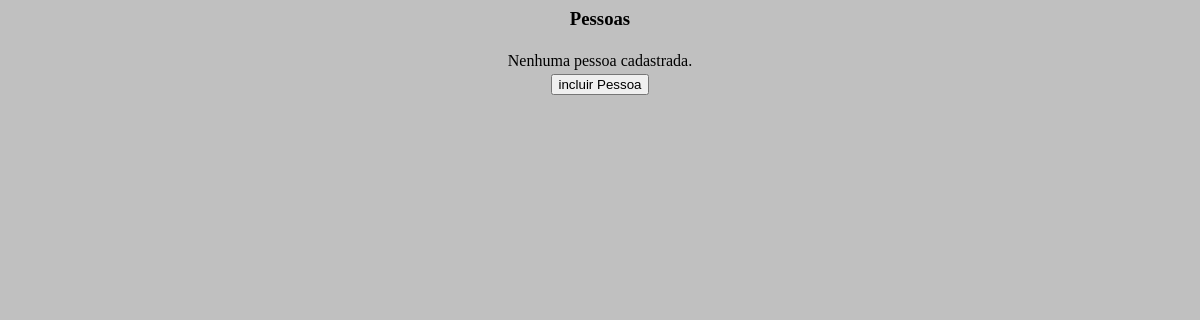
Before: /GroupFive-html/index.php with the older database file.
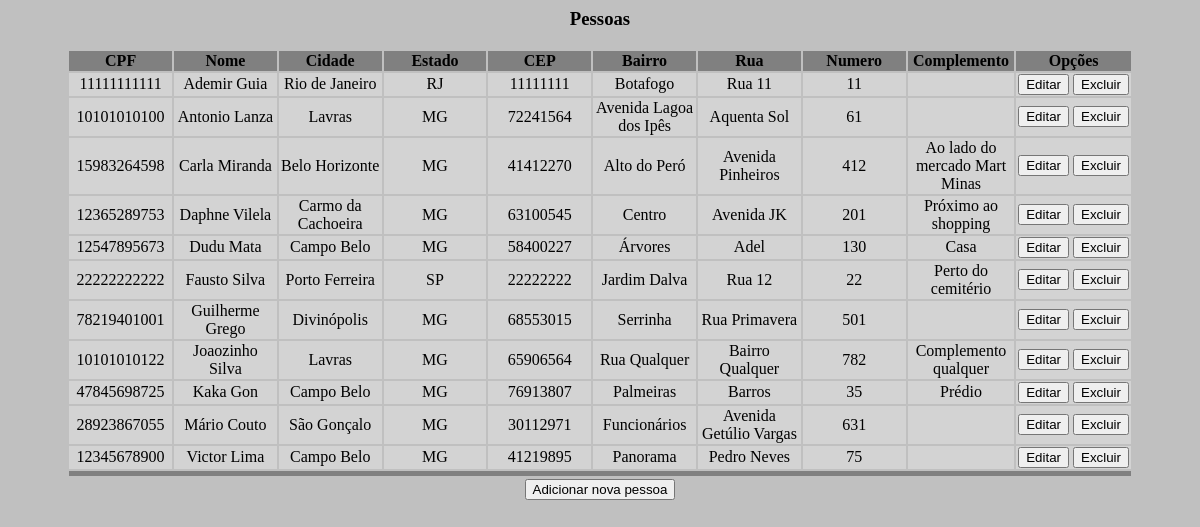
After: the same page with the newer database file.
### tables this page shows
CREATE TABLE Pessoa (
	idPessoa INT NOT NULL AUTO_INCREMENT,
	cpf CHAR(11) NOT NULL,
	primeiroNome VARCHAR(30) NOT NULL,
	sobrenome VARCHAR(70) NOT NULL,
	cidade VARCHAR(30) NOT NULL,
	estado CHAR(2) NOT NULL,
	cep CHAR(8) NOT NULL,
	bairro VARCHAR(30) NULL,
	rua VARCHAR(50) NOT NULL,
	numero INT UNSIGNED NOT NULL,
	complemento VARCHAR(30) NULL,
	PRIMARY KEY (idPessoa),
	UNIQUE INDEX cpf_UNIQUE (cpf ASC) VISIBLE
);

### GroupFive-html/index.php (the view, shortened to what this page needs)
<html>
<head><title>Logística de Vendas.</title></head>
<body>
<body style ="background-color:silver;">
<center><h3>Pessoas</h3></center>
<form name="form1" method="POST" action="form_incluir.php">
<table align="center" width="90%">
<?php
include("./config.php");
$con = mysqli_connect($host, $login, $senha, $bd);
$sql = "SELECT Pessoa.*
        FROM Pessoa
        ORDER BY primeiroNome";
$tabela = mysqli_query($con, $sql);
if(mysqli_num_rows($tabela)==0){
?>
  <tr><td align="center">Nenhuma pessoa cadastrada.</td></tr>
  <tr><td align="center"><input type="submit" value="incluir Pessoa"></td></tr>
<?php
}else{
?>
	<tr border="1" frame="hsides" rules="rows" bgcolor="grey">
                     <td width="9%" align="center"><b>CPF</b></td>
                     <td width="9%" align="center"><b>Nome</b></td>
                     <td width="9%" align="center"><b>Cidade</b></td>
                     <td width="9%" align="center"><b>Estado</b></td>
                     <td width="9%" align="center"><b>CEP</b></td>
                     <td width="9%" align="center"><b>Bairro</b></td>
                     <td width="9%" align="center"><b>Rua</b></td>
                     <td width="9%" align="center"><b>Numero</b></td>
                     <td width="9%" align="center"><b>Complemento</b></td>
                     <td width="10%"align="center"><b>Opções</b></td>
    </tr>
<?php
  while($dados = mysqli_fetch_row($tabela)){
?>
  <tr bgcolor="#d3d3d3" align="center">
      <td><?php echo $dados[1]; ?></td>
      <td><?php echo $dados[2]." ".$dados[3]; ?></td>
      <td><?php echo $dados[4]; ?></td>
      <td><?php echo $dados[5]; ?></td>
      <td><?php echo $dados[6]; ?></td>
      <td><?php echo $dados[7]; ?></td>
      <td><?php echo $dados[8]; ?></td>
      <td><?php echo $dados[9]; ?></td>
      <td><?php echo $dados[10]; ?></td>
	  <td align="center">
	    <input type="button" value="Editar" onclick="location.href='form_incluir.php?idPessoa=<?php echo $dados[0]; ?>'">
      <input type="button" value="Excluir" onclick="location.href='excluir.php?idPessoa=<?php echo $dados[0]; ?>'">
	  </td>
  </tr>
<?php
  }
?>
<tr bgcolor="grey"><td colspan="12" height="5"></td></tr>
<tr><td colspan="12" align="center"><input type="submit" value="Adicionar nova pessoa"></td></tr>
<?php
}
?>
</table>
</form>
</body>
</html>

Changed rows visible on the page:
added pessoa: cpf "11111111111", primeiroNome "Ademir", sobrenome "Guia", cidade "Rio de Janeiro", estado "RJ", cep "11111111", bairro "Botafogo", rua "Rua 11", numero "11"
added pessoa: cpf "10101010100", primeiroNome "Antonio", sobrenome "Lanza", cidade "Lavras", estado "MG", cep "72241564", bairro "Avenida Lagoa dos Ipês", rua "Aquenta Sol", numero "61"
added pessoa: cpf "15983264598", primeiroNome "Carla", sobrenome "Miranda", cidade "Belo Horizonte", estado "MG", cep "41412270", bairro "Alto do Peró", rua "Avenida Pinheiros", numero "412", complemento "Ao lado do mercado Mart Minas"
added pessoa: cpf "12365289753", primeiroNome "Daphne", sobrenome "Vilela", cidade "Carmo da Cachoeira", estado "MG", cep "63100545", bairro "Centro", rua "Avenida JK", numero "201", complemento "Próximo ao shopping"
added pessoa: cpf "12547895673", primeiroNome "Dudu", sobrenome "Mata", cidade "Campo Belo", estado "MG", cep "58400227", bairro "Árvores", rua "Adel", numero "130", complemento "Casa"
added pessoa: cpf "22222222222", primeiroNome "Fausto", sobrenome "Silva", cidade "Porto Ferreira", estado "SP", cep "22222222", bairro "Jardim Dalva", rua "Rua 12", numero "22", complemento "Perto do cemitério"
added pessoa: cpf "78219401001", primeiroNome "Guilherme", sobrenome "Grego", cidade "Divinópolis", estado "MG", cep "68553015", bairro "Serrinha", rua "Rua Primavera", numero "501"
added pessoa: cpf "10101010122", primeiroNome "Joaozinho", sobrenome "Silva", cidade "Lavras", estado "MG", cep "65906564", bairro "Rua Qualquer", rua "Bairro Qualquer", numero "782", complemento "Complemento qualquer"
added pessoa: cpf "47845698725", primeiroNome "Kaka", sobrenome "Gon", cidade "Campo Belo", estado "MG", cep "76913807", bairro "Palmeiras", rua "Barros", numero "35", complemento "Prédio"
added pessoa: cpf "28923867055", primeiroNome "Mário", sobrenome "Couto", cidade "São Gonçalo", estado "MG", cep "30112971", bairro "Funcionários", rua "Avenida Getúlio Vargas", numero "631"
added pessoa: cpf "12345678900", primeiroNome "Victor", sobrenome "Lima", cidade "Campo Belo", estado "MG", cep "41219895", bairro "Panorama", rua "Pedro Neves", numero "75"
Other visible differences:
form field value: (not shown) → "Adicionar nova pessoa"
form field value: "incluir Pessoa" → (not shown)
text no longer shown: "Nenhuma pessoa cadastrada."
text now shown: "CPF Nome Cidade Estado CEP Bairro Rua Numero Complemento Opções"
